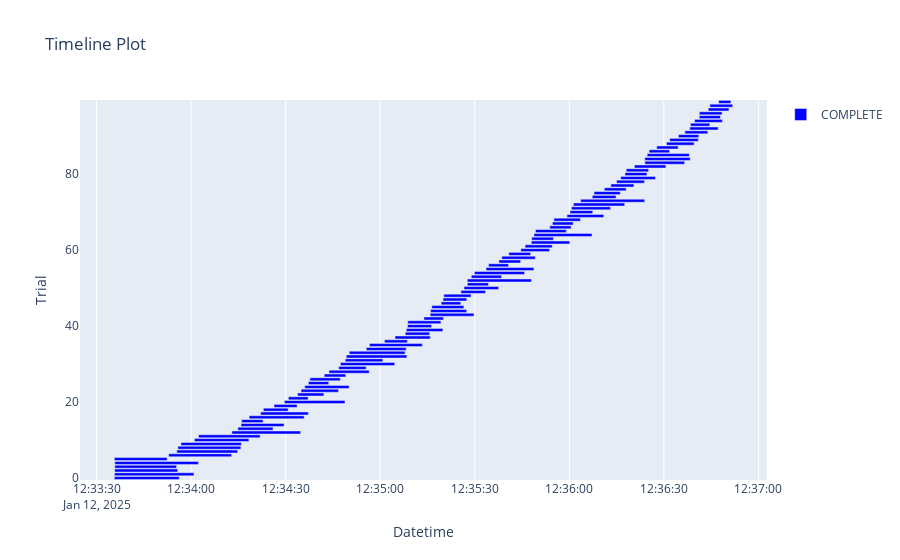

Notebook code for this chart:
### Code cell
optuna.visualization.plot_timeline(study)

### Figure 1 — Plotly figure (JSON) as saved in the notebook; plotly's stock layout.template omitted (floating-point values rounded to 4 significant figures)
{"data": [{"base": ["2025-01-12T12:33:35.659484", "2025-01-12T12:33:35.708664", "2025-01-12T12:33:35.758565", "2025-01-12T12:33:35.808815", "2025-01-12T12:33:35.808815", "2025-01-12T12:33:35.660480", "2025-01-12T12:33:52.893636", "2025-01-12T12:33:55.459512", "2025-01-12T12:33:55.817737", "2025-01-12T12:33:56.785316", "2025-01-12T12:34:01.081308", "2025-01-12T12:34:02.375988", "2025-01-12T12:34:12.944147", "2025-01-12T12:34:14.852452", "2025-01-12T12:34:15.868537", "2025-01-12T12:34:16.044067", "2025-01-12T12:34:18.410681", "2025-01-12T12:34:22.074898", "2025-01-12T12:34:22.949960", "2025-01-12T12:34:26.308634", "2025-01-12T12:34:29.609795", "2025-01-12T12:34:30.869044", "2025-01-12T12:34:33.789650", "2025-01-12T12:34:34.903949", "2025-01-12T12:34:36.071559", "2025-01-12T12:34:37.208419", "2025-01-12T12:34:37.681663", "2025-01-12T12:34:42.243289", "2025-01-12T12:34:43.752292", "2025-01-12T12:34:46.841178", "2025-01-12T12:34:47.409657", "2025-01-12T12:34:48.902341", "2025-01-12T12:34:49.239191", "2025-01-12T12:34:50.178393", "2025-01-12T12:34:55.592971", "2025-01-12T12:34:56.609099", "2025-01-12T12:35:01.361087", "2025-01-12T12:35:04.699707", "2025-01-12T12:35:07.959192", "2025-01-12T12:35:08.289309", "2025-01-12T12:35:08.678268", "2025-01-12T12:35:08.765036", "2025-01-12T12:35:13.881503", "2025-01-12T12:35:15.858842", "2025-01-12T12:35:15.990489", "2025-01-12T12:35:16.383437", "2025-01-12T12:35:19.355677", "2025-01-12T12:35:19.937905", "2025-01-12T12:35:20.176214", "2025-01-12T12:35:25.617675", "2025-01-12T12:35:26.593185", "2025-01-12T12:35:27.645106", "2025-01-12T12:35:27.645106", "2025-01-12T12:35:28.901586", "2025-01-12T12:35:29.901786", "2025-01-12T12:35:33.577044", "2025-01-12T12:35:34.401556", "2025-01-12T12:35:37.639915", "2025-01-12T12:35:38.571159", "2025-01-12T12:35:40.809519", "2025-01-12T12:35:44.625280", "2025-01-12T12:35:45.957453", "2025-01-12T12:35:47.929906", "2025-01-12T12:35:48.077511", "2025-01-12T12:35:48.799137", "2025-01-12T12:35:49.262551", "2025-01-12T12:35:53.792276", "2025-01-12T12:35:54.633712", "2025-01-12T12:35:55.112431", "2025-01-12T12:35:59.260949", "2025-01-12T12:36:00.223639", "2025-01-12T12:36:00.712330", "2025-01-12T12:36:01.306966", "2025-01-12T12:36:03.588053", "2025-01-12T12:36:07.280884", "2025-01-12T12:36:07.845023", "2025-01-12T12:36:11.100820", "2025-01-12T12:36:13.164572", "2025-01-12T12:36:14.983691", "2025-01-12T12:36:16.308148", "2025-01-12T12:36:17.650247", "2025-01-12T12:36:18.066134", "2025-01-12T12:36:20.648622", "2025-01-12T12:36:23.956318", "2025-01-12T12:36:23.956318", "2025-01-12T12:36:24.704075", "2025-01-12T12:36:25.312294", "2025-01-12T12:36:27.717012", "2025-01-12T12:36:30.808472", "2025-01-12T12:36:31.864401", "2025-01-12T12:36:34.617986", "2025-01-12T12:36:36.667125", "2025-01-12T12:36:38.196653", "2025-01-12T12:36:38.441000", "2025-01-12T12:36:39.748639", "2025-01-12T12:36:41.213606", "2025-01-12T12:36:41.259483", "2025-01-12T12:36:44.070957", "2025-01-12T12:36:44.601537", "2025-01-12T12:36:47.379675"], "hovertemplate": "%{text}<extra>COMPLETE</extra>", "marker": {"color": "blue"}, "name": "COMPLETE", "orientation": "h", "text": ["{<br>  \"number\": 0,<br>  \"values\": [<br>    0.4763250138147043<br>  ],<br>  \"params\": {<br>    \"n_neighbors\": 22,<br>    \"weights\": \"uniform\",<br>    \"metric\": \"minkowski\"<br>  }<br>}", "{<br>  \"number\": 1,<br>  \"values\": [<br>    0.47633597337075617<br>  ],<br>  \"params\": {<br>    \"n_neighbors\": 40,<br>    \"weights\": \"uniform\",<br>    \"metric\": \"euclidean\"<br>  }<br>}", "{<br>  \"number\": 2,<br>  \"values\": [<br>    0.48712302915557926<br>  ],<br>  \"params\": {<br>    \"n_neighbors\": 16,<br>    \"weights\": \"distance\",<br>    \"metric\": \"minkowski\"<br>  }<br>}", "{<br>  \"number\": 3,<br>  \"values\": [<br>    0.4771053643150146<br>  ],<br>  \"params\": {<br>    \"n_neighbors\": 10,<br>    \"weights\": \"uniform\",<br>    \"metric\": \"minkowski\"<br>  }<br>}", "{<br>  \"number\": 4,<br>  \"values\": [<br>    0.47633597337075617<br>  ],<br>  \"params\": {<br>    \"n_neighbors\": 46,<br>    \"weights\": \"uniform\",<br>    \"metric\": \"manhattan\"<br>  }<br>}", "{<br>  \"number\": 5,<br>  \"values\": [<br>    0.4770281255646814<br>  ],<br>  \"params\": {<br>    \"n_neighbors\": 8,<br>    \"weights\": \"uniform\",<br>    \"metric\": \"minkowski\"<br>  }<br>}", "{<br>  \"number\": 6,<br>  \"values\": [<br>    0.4860440027432169<br>  ],<br>  \"params\": {<br>    \"n_neighbors\": 45,<br>    \"weights\": \"distance\",<br>    \"metric\": \"minkowski\"<br>  }<br>}", "{<br>  \"number\": 7,<br>  \"values\": [<br>    0.4860440027432169<br>  ],<br>  \"params\": {<br>    \"n_neighbors\": 46,<br>    \"weights\": \"distance\",<br>    \"metric\": \"euclidean\"<br>  }<br>}", "{<br>  \"number\": 8,<br>  \"values\": [<br>    0.4860440027432169<br>  ],<br>  \"params\": {<br>    \"n_neighbors\": 46,<br>    \"weights\": \"distance\",<br>    \"metric\": \"minkowski\"<br>  }<br>}", "{<br>  \"number\": 9,<br>  \"values\": [<br>    0.4860440027432169<br>  ],<br>  \"params\": {<br>    \"n_neighbors\": 37,<br>    \"weights\": \"distance\",<br>    \"metric\": \"euclidean\"<br>  }<br>}", "{<br>  \"number\": 10,<br>  \"values\": [<br>    0.48670873695745254<br>  ],<br>  \"params\": {<br>    \"n_neighbors\": 25,<br>    \"weights\": \"distance\",<br>    \"metric\": \"manhattan\"<br>  }<br>}", "{<br>  \"number\": 11,<br>  \"values\": [<br>    0.4860440027432169<br>  ],<br>  \"params\": {<br>    \"n_neighbors\": 43,<br>    \"weights\": \"distance\",<br>    \"metric\": \"minkowski\"<br>  }<br>}", "{<br>  \"number\": 12,<br>  \"values\": [<br>    0.47633597337075617<br>  ],<br>  \"params\": {<br>    \"n_neighbors\": 34,<br>    \"weights\": \"uniform\",<br>    \"metric\": \"manhattan\"<br>  }<br>}", "{<br>  \"number\": 13,<br>  \"values\": [<br>    0.49869306601395735<br>  ],<br>  \"params\": {<br>    \"n_neighbors\": 7,<br>    \"weights\": \"distance\",<br>    \"metric\": \"manhattan\"<br>  }<br>}", "{<br>  \"number\": 14,<br>  \"values\": [<br>    0.4882731027959898<br>  ],<br>  \"params\": {<br>    \"n_neighbors\": 14,<br>    \"weights\": \"distance\",<br>    \"metric\": \"minkowski\"<br>  }<br>}", "{<br>  \"number\": 15,<br>  \"values\": [<br>    0.5179256932036052<br>  ],<br>  \"params\": {<br>    \"n_neighbors\": 1,<br>    \"weights\": \"distance\",<br>    \"metric\": \"euclidean\"<br>  }<br>}", "{<br>  \"number\": 16,<br>  \"values\": [<br>    0.48688004746216285<br>  ],<br>  \"params\": {<br>    \"n_neighbors\": 24,<br>    \"weights\": \"distance\",<br>    \"metric\": \"manhattan\"<br>  }<br>}", "{<br>  \"number\": 17,<br>  \"values\": [<br>    0.48729940790609777<br>  ],<br>  \"params\": {<br>    \"n_neighbors\": 18,<br>    \"weights\": \"distance\",<br>    \"metric\": \"manhattan\"<br>  }<br>}", "{<br>  \"number\": 18,<br>  \"values\": [<br>    0.5081790730450011<br>  ],<br>  \"params\": {<br>    \"n_neighbors\": 3,<br>    \"weights\": \"distance\",<br>    \"metric\": \"euclidean\"<br>  }<br>}", "{<br>  \"number\": 19,<br>  \"values\": [<br>    0.5186117806364187<br>  ],<br>  \"params\": {<br>    \"n_neighbors\": 2,<br>    \"weights\": \"distance\",<br>    \"metric\": \"euclidean\"<br>  }<br>}", "{<br>  \"number\": 20,<br>  \"values\": [<br>    0.4860277075721483<br>  ],<br>  \"params\": {<br>    \"n_neighbors\": 31,<br>    \"weights\": \"distance\",<br>    \"metric\": \"manhattan\"<br>  }<br>}", "{<br>  \"number\": 21,<br>  \"values\": [<br>    0.5179256932036052<br>  ],<br>  \"params\": {<br>    \"n_neighbors\": 1,<br>    \"weights\": \"distance\",<br>    \"metric\": \"euclidean\"<br>  }<br>}", "{<br>  \"number\": 22,<br>  \"values\": [<br>    0.5071856304162022<br>  ],<br>  \"params\": {<br>    \"n_neighbors\": 4,<br>    \"weights\": \"distance\",<br>    \"metric\": \"euclidean\"<br>  }<br>}", "{<br>  \"number\": 23,<br>  \"values\": [<br>    0.4883379975283188<br>  ],<br>  \"params\": {<br>    \"n_neighbors\": 12,<br>    \"weights\": \"distance\",<br>    \"metric\": \"euclidean\"<br>  }<br>}", "{<br>  \"number\": 24,<br>  \"values\": [<br>    0.4864985726340734<br>  ],<br>  \"params\": {<br>    \"n_neighbors\": 19,<br>    \"weights\": \"distance\",<br>    \"metric\": \"euclidean\"<br>  }<br>}", "{<br>  \"number\": 25,<br>  \"values\": [<br>    0.5179256932036052<br>  ],<br>  \"params\": {<br>    \"n_neighbors\": 1,<br>    \"weights\": \"distance\",<br>    \"metric\": \"euclidean\"<br>  }<br>}", "{<br>  \"number\": 26,<br>  \"values\": [<br>    0.4967445952742109<br>  ],<br>  \"params\": {<br>    \"n_neighbors\": 6,<br>    \"weights\": \"distance\",<br>    \"metric\": \"euclidean\"<br>  }<br>}", "{<br>  \"number\": 27,<br>  \"values\": [<br>    0.5186117806364187<br>  ],<br>  \"params\": {<br>    \"n_neighbors\": 2,<br>    \"weights\": \"distance\",<br>    \"metric\": \"euclidean\"<br>  }<br>}", "{<br>  \"number\": 28,<br>  \"values\": [<br>    0.4890792525622791<br>  ],<br>  \"params\": {<br>    \"n_neighbors\": 10,<br>    \"weights\": \"distance\",<br>    \"metric\": \"euclidean\"<br>  }<br>}", "{<br>  \"number\": 29,<br>  \"values\": [<br>    0.5179256932036052<br>  ],<br>  \"params\": {<br>    \"n_neighbors\": 1,<br>    \"weights\": \"uniform\",<br>    \"metric\": \"euclidean\"<br>  }<br>}", "{<br>  \"number\": 30,<br>  \"values\": [<br>    0.4860440027432169<br>  ],<br>  \"params\": {<br>    \"n_neighbors\": 29,<br>    \"weights\": \"distance\",<br>    \"metric\": \"euclidean\"<br>  }<br>}", "{<br>  \"number\": 31,<br>  \"values\": [<br>    0.4890303609066313<br>  ],<br>  \"params\": {<br>    \"n_neighbors\": 5,<br>    \"weights\": \"uniform\",<br>    \"metric\": \"euclidean\"<br>  }<br>}", "{<br>  \"number\": 32,<br>  \"values\": [<br>    0.4860440027432169<br>  ],<br>  \"params\": {<br>    \"n_neighbors\": 50,<br>    \"weights\": \"distance\",<br>    \"metric\": \"euclidean\"<br>  }<br>}", "{<br>  \"number\": 33,<br>  \"values\": [<br>    0.4763085730470154<br>  ],<br>  \"params\": {<br>    \"n_neighbors\": 20,<br>    \"weights\": \"uniform\",<br>    \"metric\": \"euclidean\"<br>  }<br>}", "{<br>  \"number\": 34,<br>  \"values\": [<br>    0.4890792525622791<br>  ],<br>  \"params\": {<br>    \"n_neighbors\": 10,<br>    \"weights\": \"distance\",<br>    \"metric\": \"euclidean\"<br>  }<br>}", "{<br>  \"number\": 35,<br>  \"values\": [<br>    0.47669878311260183<br>  ],<br>  \"params\": {<br>    \"n_neighbors\": 15,<br>    \"weights\": \"uniform\",<br>    \"metric\": \"euclidean\"<br>  }<br>}", "{<br>  \"number\": 36,<br>  \"values\": [<br>    0.5179256932036052<br>  ],<br>  \"params\": {<br>    \"n_neighbors\": 1,<br>    \"weights\": \"distance\",<br>    \"metric\": \"euclidean\"<br>  }<br>}", "{<br>  \"number\": 37,<br>  \"values\": [<br>    0.49228973054088476<br>  ],<br>  \"params\": {<br>    \"n_neighbors\": 8,<br>    \"weights\": \"distance\",<br>    \"metric\": \"euclidean\"<br>  }<br>}", "{<br>  \"number\": 38,<br>  \"values\": [<br>    0.5071856304162022<br>  ],<br>  \"params\": {<br>    \"n_neighbors\": 4,<br>    \"weights\": \"distance\",<br>    \"metric\": \"euclidean\"<br>  }<br>}", "{<br>  \"number\": 39,<br>  \"values\": [<br>    0.4883379975283188<br>  ],<br>  \"params\": {<br>    \"n_neighbors\": 12,<br>    \"weights\": \"distance\",<br>    \"metric\": \"euclidean\"<br>  }<br>}", "{<br>  \"number\": 40,<br>  \"values\": [<br>    0.5081790730450011<br>  ],<br>  \"params\": {<br>    \"n_neighbors\": 3,<br>    \"weights\": \"distance\",<br>    \"metric\": \"euclidean\"<br>  }<br>}", "{<br>  \"number\": 41,<br>  \"values\": [<br>    0.4960761088703173<br>  ],<br>  \"params\": {<br>    \"n_neighbors\": 7,<br>    \"weights\": \"distance\",<br>    \"metric\": \"euclidean\"<br>  }<br>}", "{<br>  \"number\": 42,<br>  \"values\": [<br>    0.5179256932036052<br>  ],<br>  \"params\": {<br>    \"n_neighbors\": 1,<br>    \"weights\": \"distance\",<br>    \"metric\": \"minkowski\"<br>  }<br>}", "{<br>  \"number\": 43,<br>  \"values\": [<br>    0.47716475610962517<br>  ],<br>  \"params\": {<br>    \"n_neighbors\": 12,<br>    \"weights\": \"uniform\",<br>    \"metric\": \"euclidean\"<br>  }<br>}", "{<br>  \"number\": 44,<br>  \"values\": [<br>    0.49016725870328665<br>  ],<br>  \"params\": {<br>    \"n_neighbors\": 9,<br>    \"weights\": \"distance\",<br>    \"metric\": \"minkowski\"<br>  }<br>}", "{<br>  \"number\": 45,<br>  \"values\": [<br>    0.4967445952742109<br>  ],<br>  \"params\": {<br>    \"n_neighbors\": 6,<br>    \"weights\": \"distance\",<br>    \"metric\": \"euclidean\"<br>  }<br>}", "{<br>  \"number\": 46,<br>  \"values\": [<br>    0.5179256932036052<br>  ],<br>  \"params\": {<br>    \"n_neighbors\": 1,<br>    \"weights\": \"distance\",<br>    \"metric\": \"euclidean\"<br>  }<br>}", "{<br>  \"number\": 47,<br>  \"values\": [<br>    0.5081790730450011<br>  ],<br>  \"params\": {<br>    \"n_neighbors\": 3,<br>    \"weights\": \"distance\",<br>    \"metric\": \"euclidean\"<br>  }<br>}", "{<br>  \"number\": 48,<br>  \"values\": [<br>    0.5001400156122333<br>  ],<br>  \"params\": {<br>    \"n_neighbors\": 5,<br>    \"weights\": \"distance\",<br>    \"metric\": \"euclidean\"<br>  }<br>}", "{<br>  \"number\": 49,<br>  \"values\": [<br>    0.5081790730450011<br>  ],<br>  \"params\": {<br>    \"n_neighbors\": 3,<br>    \"weights\": \"distance\",<br>    \"metric\": \"euclidean\"<br>  }<br>}", "{<br>  \"number\": 50,<br>  \"values\": [<br>    0.49228973054088476<br>  ],<br>  \"params\": {<br>    \"n_neighbors\": 8,<br>    \"weights\": \"distance\",<br>    \"metric\": \"euclidean\"<br>  }<br>}", "{<br>  \"number\": 51,<br>  \"values\": [<br>    0.5186137787361549<br>  ],<br>  \"params\": {<br>    \"n_neighbors\": 2,<br>    \"weights\": \"distance\",<br>    \"metric\": \"manhattan\"<br>  }<br>}", "{<br>  \"number\": 52,<br>  \"values\": [<br>    0.4860440027432169<br>  ],<br>  \"params\": {<br>    \"n_neighbors\": 40,<br>    \"weights\": \"distance\",<br>    \"metric\": \"manhattan\"<br>  }<br>}", "{<br>  \"number\": 53,<br>  \"values\": [<br>    0.5001400156122333<br>  ],<br>  \"params\": {<br>    \"n_neighbors\": 5,<br>    \"weights\": \"distance\",<br>    \"metric\": \"minkowski\"<br>  }<br>}", "{<br>  \"number\": 54,<br>  \"values\": [<br>    0.47674859686427845<br>  ],<br>  \"params\": {<br>    \"n_neighbors\": 14,<br>    \"weights\": \"uniform\",<br>    \"metric\": \"euclidean\"<br>  }<br>}", "{<br>  \"number\": 55,<br>  \"values\": [<br>    0.4869818448569464<br>  ],<br>  \"params\": {<br>    \"n_neighbors\": 17,<br>    \"weights\": \"distance\",<br>    \"metric\": \"euclidean\"<br>  }<br>}", "{<br>  \"number\": 56,<br>  \"values\": [<br>    0.5179066116841138<br>  ],<br>  \"params\": {<br>    \"n_neighbors\": 1,<br>    \"weights\": \"distance\",<br>    \"metric\": \"manhattan\"<br>  }<br>}", "{<br>  \"number\": 57,<br>  \"values\": [<br>    0.5097973414644175<br>  ],<br>  \"params\": {<br>    \"n_neighbors\": 3,<br>    \"weights\": \"distance\",<br>    \"metric\": \"manhattan\"<br>  }<br>}", "{<br>  \"number\": 58,<br>  \"values\": [<br>    0.49869306601395735<br>  ],<br>  \"params\": {<br>    \"n_neighbors\": 7,<br>    \"weights\": \"distance\",<br>    \"metric\": \"manhattan\"<br>  }<br>}", "{<br>  \"number\": 59,<br>  \"values\": [<br>    0.5186137787361549<br>  ],<br>  \"params\": {<br>    \"n_neighbors\": 2,<br>    \"weights\": \"distance\",<br>    \"metric\": \"manhattan\"<br>  }<br>}", "{<br>  \"number\": 60,<br>  \"values\": [<br>    0.5034888216435214<br>  ],<br>  \"params\": {<br>    \"n_neighbors\": 5,<br>    \"weights\": \"distance\",<br>    \"metric\": \"manhattan\"<br>  }<br>}", "{<br>  \"number\": 61,<br>  \"values\": [<br>    0.5071856304162022<br>  ],<br>  \"params\": {<br>    \"n_neighbors\": 4,<br>    \"weights\": \"distance\",<br>    \"metric\": \"euclidean\"<br>  }<br>}", "{<br>  \"number\": 62,<br>  \"values\": [<br>    0.4921067037339739<br>  ],<br>  \"params\": {<br>    \"n_neighbors\": 10,<br>    \"weights\": \"distance\",<br>    \"metric\": \"manhattan\"<br>  }<br>}", "{<br>  \"number\": 63,<br>  \"values\": [<br>    0.5186137787361549<br>  ],<br>  \"params\": {<br>    \"n_neighbors\": 2,<br>    \"weights\": \"distance\",<br>    \"metric\": \"manhattan\"<br>  }<br>}", "{<br>  \"number\": 64,<br>  \"values\": [<br>    0.486530171784028<br>  ],<br>  \"params\": {<br>    \"n_neighbors\": 27,<br>    \"weights\": \"distance\",<br>    \"metric\": \"manhattan\"<br>  }<br>}", "{<br>  \"number\": 65,<br>  \"values\": [<br>    0.5006851659220489<br>  ],<br>  \"params\": {<br>    \"n_neighbors\": 6,<br>    \"weights\": \"distance\",<br>    \"metric\": \"manhattan\"<br>  }<br>}", "{<br>  \"number\": 66,<br>  \"values\": [<br>    0.5186137787361549<br>  ],<br>  \"params\": {<br>    \"n_neighbors\": 2,<br>    \"weights\": \"distance\",<br>    \"metric\": \"manhattan\"<br>  }<br>}", "{<br>  \"number\": 67,<br>  \"values\": [<br>    0.5186137787361549<br>  ],<br>  \"params\": {<br>    \"n_neighbors\": 2,<br>    \"weights\": \"distance\",<br>    \"metric\": \"manhattan\"<br>  }<br>}", "{<br>  \"number\": 68,<br>  \"values\": [<br>    0.5088836216575077<br>  ],<br>  \"params\": {<br>    \"n_neighbors\": 4,<br>    \"weights\": \"distance\",<br>    \"metric\": \"manhattan\"<br>  }<br>}", "{<br>  \"number\": 69,<br>  \"values\": [<br>    0.4935016859863482<br>  ],<br>  \"params\": {<br>    \"n_neighbors\": 9,<br>    \"weights\": \"distance\",<br>    \"metric\": \"manhattan\"<br>  }<br>}", "{<br>  \"number\": 70,<br>  \"values\": [<br>    0.5186137787361549<br>  ],<br>  \"params\": {<br>    \"n_neighbors\": 2,<br>    \"weights\": \"distance\",<br>    \"metric\": \"manhattan\"<br>  }<br>}", "{<br>  \"number\": 71,<br>  \"values\": [<br>    0.4796979982297234<br>  ],<br>  \"params\": {<br>    \"n_neighbors\": 6,<br>    \"weights\": \"uniform\",<br>    \"metric\": \"manhattan\"<br>  }<br>}", "{<br>  \"number\": 72,<br>  \"values\": [<br>    0.4870658730929399<br>  ],<br>  \"params\": {<br>    \"n_neighbors\": 22,<br>    \"weights\": \"distance\",<br>    \"metric\": \"manhattan\"<br>  }<br>}", "{<br>  \"number\": 73,<br>  \"values\": [<br>    0.4860273544624393<br>  ],<br>  \"params\": {<br>    \"n_neighbors\": 33,<br>    \"weights\": \"distance\",<br>    \"metric\": \"manhattan\"<br>  }<br>}", "{<br>  \"number\": 74,<br>  \"values\": [<br>    0.5186137787361549<br>  ],<br>  \"params\": {<br>    \"n_neighbors\": 2,<br>    \"weights\": \"distance\",<br>    \"metric\": \"manhattan\"<br>  }<br>}", "{<br>  \"number\": 75,<br>  \"values\": [<br>    0.5097973414644175<br>  ],<br>  \"params\": {<br>    \"n_neighbors\": 3,<br>    \"weights\": \"distance\",<br>    \"metric\": \"manhattan\"<br>  }<br>}", "{<br>  \"number\": 76,<br>  \"values\": [<br>    0.5186137787361549<br>  ],<br>  \"params\": {<br>    \"n_neighbors\": 2,<br>    \"weights\": \"distance\",<br>    \"metric\": \"manhattan\"<br>  }<br>}", "{<br>  \"number\": 77,<br>  \"values\": [<br>    0.5186137787361549<br>  ],<br>  \"params\": {<br>    \"n_neighbors\": 2,<br>    \"weights\": \"distance\",<br>    \"metric\": \"manhattan\"<br>  }<br>}", "{<br>  \"number\": 78,<br>  \"values\": [<br>    0.5088836216575077<br>  ],<br>  \"params\": {<br>    \"n_neighbors\": 4,<br>    \"weights\": \"distance\",<br>    \"metric\": \"manhattan\"<br>  }<br>}", "{<br>  \"number\": 79,<br>  \"values\": [<br>    0.49869306601395735<br>  ],<br>  \"params\": {<br>    \"n_neighbors\": 7,<br>    \"weights\": \"distance\",<br>    \"metric\": \"manhattan\"<br>  }<br>}", "{<br>  \"number\": 80,<br>  \"values\": [<br>    0.5186137787361549<br>  ],<br>  \"params\": {<br>    \"n_neighbors\": 2,<br>    \"weights\": \"distance\",<br>    \"metric\": \"manhattan\"<br>  }<br>}", "{<br>  \"number\": 81,<br>  \"values\": [<br>    0.5186137787361549<br>  ],<br>  \"params\": {<br>    \"n_neighbors\": 2,<br>    \"weights\": \"distance\",<br>    \"metric\": \"manhattan\"<br>  }<br>}", "{<br>  \"number\": 82,<br>  \"values\": [<br>    0.5006851659220489<br>  ],<br>  \"params\": {<br>    \"n_neighbors\": 6,<br>    \"weights\": \"distance\",<br>    \"metric\": \"manhattan\"<br>  }<br>}", "{<br>  \"number\": 83,<br>  \"values\": [<br>    0.49033381778240825<br>  ],<br>  \"params\": {<br>    \"n_neighbors\": 12,<br>    \"weights\": \"distance\",<br>    \"metric\": \"manhattan\"<br>  }<br>}", "{<br>  \"number\": 84,<br>  \"values\": [<br>    0.49084350272228133<br>  ],<br>  \"params\": {<br>    \"n_neighbors\": 11,<br>    \"weights\": \"distance\",<br>    \"metric\": \"manhattan\"<br>  }<br>}", "{<br>  \"number\": 85,<br>  \"values\": [<br>    0.47808491046932833<br>  ],<br>  \"params\": {<br>    \"n_neighbors\": 8,<br>    \"weights\": \"uniform\",<br>    \"metric\": \"manhattan\"<br>  }<br>}", "{<br>  \"number\": 86,<br>  \"values\": [<br>    0.5186137787361549<br>  ],<br>  \"params\": {<br>    \"n_neighbors\": 2,<br>    \"weights\": \"distance\",<br>    \"metric\": \"manhattan\"<br>  }<br>}", "{<br>  \"number\": 87,<br>  \"values\": [<br>    0.5186137787361549<br>  ],<br>  \"params\": {<br>    \"n_neighbors\": 2,<br>    \"weights\": \"distance\",<br>    \"metric\": \"manhattan\"<br>  }<br>}", "{<br>  \"number\": 88,<br>  \"values\": [<br>    0.5088836216575077<br>  ],<br>  \"params\": {<br>    \"n_neighbors\": 4,<br>    \"weights\": \"distance\",<br>    \"metric\": \"manhattan\"<br>  }<br>}", "{<br>  \"number\": 89,<br>  \"values\": [<br>    0.5034888216435214<br>  ],<br>  \"params\": {<br>    \"n_neighbors\": 5,<br>    \"weights\": \"distance\",<br>    \"metric\": \"manhattan\"<br>  }<br>}", "{<br>  \"number\": 90,<br>  \"values\": [<br>    0.5179066116841138<br>  ],<br>  \"params\": {<br>    \"n_neighbors\": 1,<br>    \"weights\": \"distance\",<br>    \"metric\": \"manhattan\"<br>  }<br>}", "{<br>  \"number\": 91,<br>  \"values\": [<br>    0.5097973414644175<br>  ],<br>  \"params\": {<br>    \"n_neighbors\": 3,<br>    \"weights\": \"distance\",<br>    \"metric\": \"manhattan\"<br>  }<br>}", "{<br>  \"number\": 92,<br>  \"values\": [<br>    0.5034888216435214<br>  ],<br>  \"params\": {<br>    \"n_neighbors\": 5,<br>    \"weights\": \"distance\",<br>    \"metric\": \"manhattan\"<br>  }<br>}", "{<br>  \"number\": 93,<br>  \"values\": [<br>    0.5179066116841138<br>  ],<br>  \"params\": {<br>    \"n_neighbors\": 1,<br>    \"weights\": \"distance\",<br>    \"metric\": \"manhattan\"<br>  }<br>}", "{<br>  \"number\": 94,<br>  \"values\": [<br>    0.5088836216575077<br>  ],<br>  \"params\": {<br>    \"n_neighbors\": 4,<br>    \"weights\": \"distance\",<br>    \"metric\": \"manhattan\"<br>  }<br>}", "{<br>  \"number\": 95,<br>  \"values\": [<br>    0.5186137787361549<br>  ],<br>  \"params\": {<br>    \"n_neighbors\": 2,<br>    \"weights\": \"distance\",<br>    \"metric\": \"manhattan\"<br>  }<br>}", "{<br>  \"number\": 96,<br>  \"values\": [<br>    0.5186137787361549<br>  ],<br>  \"params\": {<br>    \"n_neighbors\": 2,<br>    \"weights\": \"distance\",<br>    \"metric\": \"manhattan\"<br>  }<br>}", "{<br>  \"number\": 97,<br>  \"values\": [<br>    0.5097973414644175<br>  ],<br>  \"params\": {<br>    \"n_neighbors\": 3,<br>    \"weights\": \"distance\",<br>    \"metric\": \"manhattan\"<br>  }<br>}", "{<br>  \"number\": 98,<br>  \"values\": [<br>    0.4967445952742109<br>  ],<br>  \"params\": {<br>    \"n_neighbors\": 6,<br>    \"weights\": \"distance\",<br>    \"metric\": \"minkowski\"<br>  }<br>}", "{<br>  \"number\": 99,<br>  \"values\": [<br>    0.5179066116841138<br>  ],<br>  \"params\": {<br>    \"n_neighbors\": 1,<br>    \"weights\": \"distance\",<br>    \"metric\": \"manhattan\"<br>  }<br>}"], "textposition": "none", "type": "bar", "x": [20590.0, 25220.0, 20020.0, 19590.0, 26530.0, 16760.0, 19980.0, 19300.0, 19970.0, 19160.0, 17260.0, 19530.0, 21800.0, 11150.0, 13640.0, 6800.0, 17460.0, 15130.0, 7853.0, 7322.0, 19220.0, 6250.0, 8343.0, 11860.0, 14070.0, 6467.0, 9655.0, 6836.0, 12770.0, 8686.0, 17220.0, 11940.0, 19230.0, 17710.0, 12660.0, 16760.0, 7274.0, 11200.0, 7746.0, 11600.0, 7628.0, 10500.0, 6191.0, 13890.0, 11470.0, 10150.0, 6223.0, 7519.0, 8659.0, 7784.0, 10980.0, 6695.0, 20340.0, 9618.0, 15910.0, 15170.0, 6316.0, 6917.0, 10640.0, 6915.0, 9102.0, 8609.0, 12210.0, 6887.0, 18410.0, 9770.0, 6771.0, 6622.0, 8414.0, 11680.0, 7212.0, 12370.0, 16270.0, 20320.0, 7546.0, 8314.0, 6929.0, 7332.0, 8854.0, 11020.0, 6968.0, 7080.0, 9984.0, 12630.0, 14390.0, 13340.0, 6481.0, 6801.0, 8765.0, 9035.0, 6451.0, 7255.0, 9018.0, 6125.0, 8812.0, 6741.0, 7194.0, 6576.0, 7214.0, 3886.0], "y": [0, 1, 2, 3, 4, 5, 6, 7, 8, 9, 10, 11, 12, 13, 14, 15, 16, 17, 18, 19, 20, 21, 22, 23, 24, 25, 26, 27, 28, 29, 30, 31, 32, 33, 34, 35, 36, 37, 38, 39, 40, 41, 42, 43, 44, 45, 46, 47, 48, 49, 50, 51, 52, 53, 54, 55, 56, 57, 58, 59, 60, 61, 62, 63, 64, 65, 66, 67, 68, 69, 70, 71, 72, 73, 74, 75, 76, 77, 78, 79, 80, 81, 82, 83, 84, 85, 86, 87, 88, 89, 90, 91, 92, 93, 94, 95, 96, 97, 98, 99]}], "layout": {"showlegend": true, "title": {"text": "Timeline Plot"}, "xaxis": {"title": {"text": "Datetime"}, "type": "date"}, "yaxis": {"title": {"text": "Trial"}}}}
